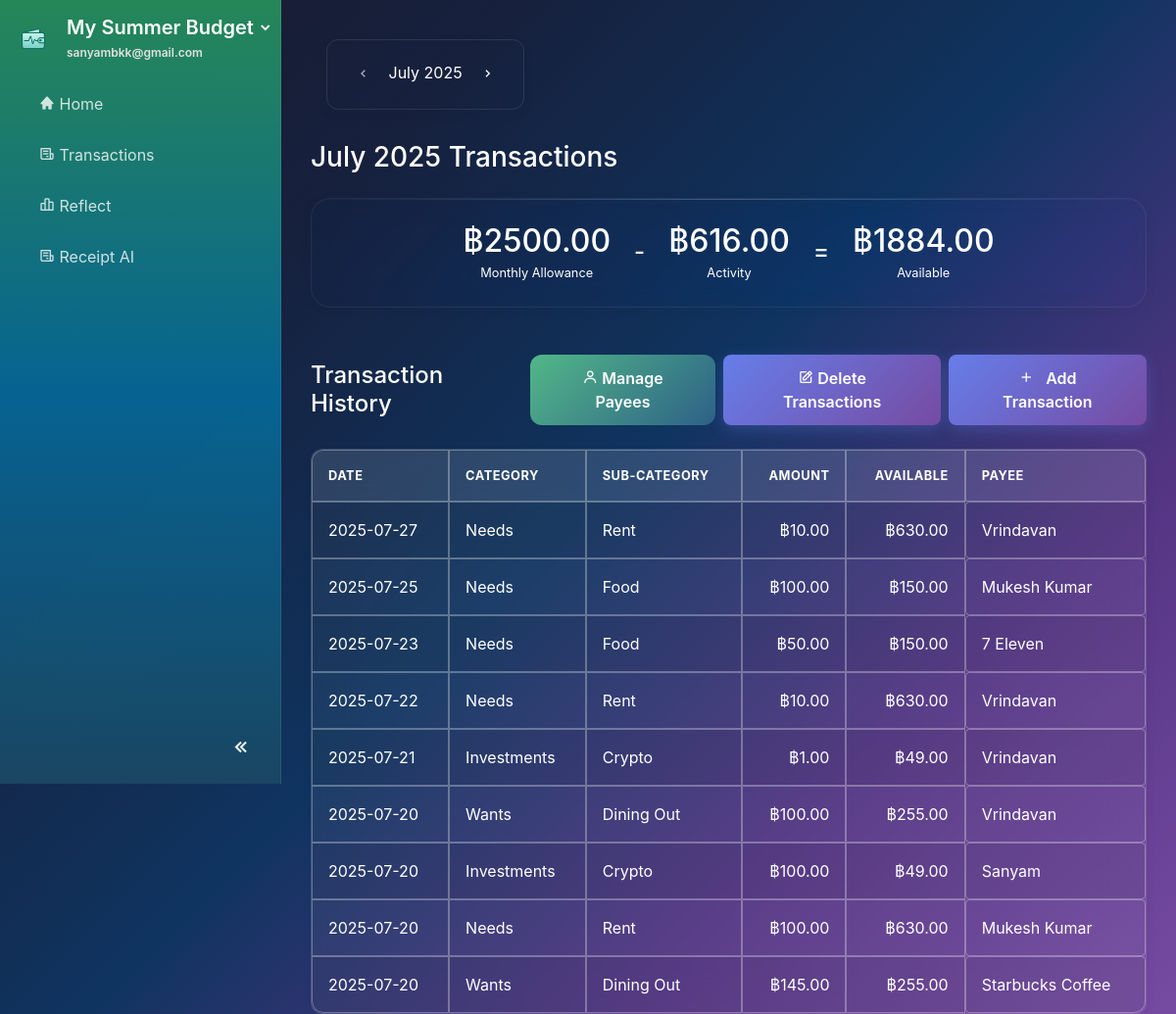
The app's page /transactions/2025/7 (signed in), older data.
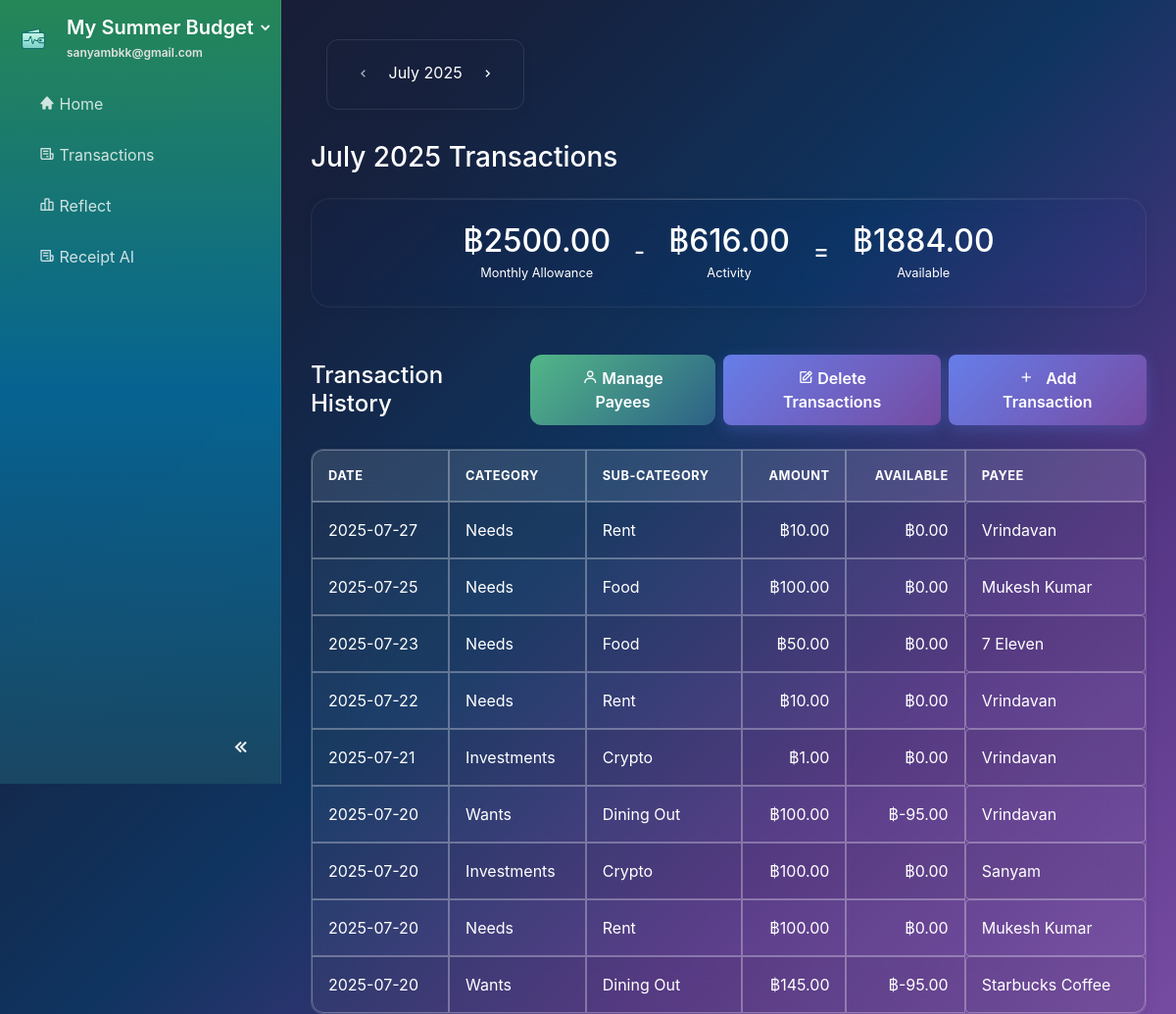
The same page, newer data.
### website/models.py (models this page shows, shortened)
class Plan(db.Model):
    id             = db.Column(db.Integer, primary_key=True)
    name           = db.Column(db.String(100), nullable=False)
    monthly_income = db.Column(db.Float)
    budget_pref    = db.Column(JSON)  # e.g., {"needs": 50, "wants": 30, "savings": 20}
    user_id        = db.Column(db.Integer, db.ForeignKey('user.id'), nullable=False)

class User(db.Model, UserMixin):
    id         = db.Column(db.Integer, primary_key=True)
    email      = db.Column(db.String(150), unique=True, nullable=False)
    password   = db.Column(db.String(150))
    first_name = db.Column(db.String(150))
    last_name  = db.Column(db.String(150))
    date_created = db.Column(db.DateTime(timezone=True), default=func.now())
    active_plan_id = db.Column(db.Integer, db.ForeignKey('plan.id'), nullable=True)
    profile_complete = db.Column(db.Boolean, default=False)
    theme = db.Column(db.String(50), nullable=False, default='system')
    notes = db.relationship('Note', backref='user', lazy=True)
    plans = db.relationship('Plan', foreign_keys=[Plan.user_id], backref='user', lazy=True, cascade="all, delete-orphan")
    active_plan = db.relationship('Plan', foreign_keys=[active_plan_id], post_update=True)

class Transaction(db.Model):
    id = db.Column(db.Integer, primary_key=True)
    description = db.Column(db.String(200), nullable=False)
    amount = db.Column(db.Float, nullable=False)
    transaction_date = db.Column(db.DateTime, nullable=False)
    category_id = db.Column(db.Integer, db.ForeignKey('budget_category.id'), nullable=False)
    payee_id = db.Column(db.Integer, db.ForeignKey('payee.id'), nullable=True)
    plan_id = db.Column(db.Integer, db.ForeignKey('plan.id'), nullable=False)
    created_date = db.Column(db.DateTime(timezone=True), default=func.now())
    source_type = db.Column(db.String(20), default='manual')  # 'manual', 'receipt'
    user_notes = db.Column(db.Text, nullable=True)  # User's payment notes for categorization
    plan = db.relationship('Plan', backref=db.backref('transactions', lazy=True, cascade="all, delete-orphan"))
    payee = db.relationship('Payee', backref=db.backref('transactions', lazy=True))

class BudgetCategory(db.Model):
    id = db.Column(db.Integer, primary_key=True)
    name = db.Column(db.String(100), nullable=False)
    icon = db.Column(db.String(50), default='bx-category')
    main_category = db.Column(db.String(50), nullable=False)  # 'needs', 'wants', 'bills', 'investments'
    assigned_amount = db.Column(db.Float, default=0.0)
    spent_amount = db.Column(db.Float, default=0.0)
    plan_id = db.Column(db.Integer, db.ForeignKey('plan.id'), nullable=False)
    created_date = db.Column(db.DateTime(timezone=True), default=func.now())
    plan = db.relationship('Plan', backref=db.backref('categories', lazy=True, cascade="all, delete-orphan"))
    transactions = db.relationship('Transaction', backref='category', lazy=True, cascade="all, delete-orphan")
    @property
    def available_amount(self):
        return self.assigned_amount - self.spent_amount

class Payee(db.Model):
    id = db.Column(db.Integer, primary_key=True)
    name = db.Column(db.String(100), nullable=False)
    plan_id = db.Column(db.Integer, db.ForeignKey('plan.id'), nullable=False)
    created_date = db.Column(db.DateTime(timezone=True), default=func.now())
    plan = db.relationship('Plan', backref=db.backref('payees', lazy=True, cascade="all, delete-orphan"))

### website/views.py (the view)
@views.route('/transactions/<int:year>/<int:month>')
@views.route('/transactions')
@login_required
def transactions(year=None, month=None):
    plan = current_user.active_plan
    if not plan:
        flash("No active plan found.", 'error')
        return redirect(url_for('views.home'))
    monthly_allowance = plan.monthly_income or 0.0
    if year is None or month is None:
        today = datetime.now()
        year, month = today.year, today.month
    try:
        display_date = datetime(year, month, 1)
    except ValueError:
        today = datetime.now()
        year, month = today.year, today.month
        display_date = datetime(year, month, 1)
    display_month_str = display_date.strftime('%B')
    start_of_month = datetime(year, month, 1)
    end_of_month = start_of_month + timedelta(days=32)
    end_of_month = datetime(end_of_month.year, end_of_month.month, 1)
    activity_sum = db.session.query(func.sum(Transaction.amount)).filter(
        Transaction.plan_id == plan.id,
        Transaction.transaction_date >= start_of_month,
        Transaction.transaction_date < end_of_month
    ).scalar() or 0.0
    activity_total = abs(activity_sum)  # Convert to positive value for display
    available = monthly_allowance - activity_total
    from dateutil.relativedelta import relativedelta
    prev_month_date = display_date - relativedelta(months=1)
    next_month_date = display_date + relativedelta(months=1)
    user_join_date = current_user.date_created or datetime.now()
    is_first_month = (display_date.year == user_join_date.year and display_date.month == user_join_date.month)
    can_go_prev = not is_first_month
    can_go_next = True  # Allow future months for transaction entry
    return render_template(
        'transactions.html',
        monthly_allowance=monthly_allowance,
        activity_total=activity_total,
        available=available,
        transactions=db.session.query(Transaction).filter(
            Transaction.plan_id==plan.id,
            Transaction.transaction_date>=start_of_month,
            Transaction.transaction_date<end_of_month
        ).order_by(Transaction.transaction_date.desc()).all(),
        payees=[{'id': p.id, 'name': p.name} for p in plan.payees],
        current_month=display_month_str,
        current_month_num=month,
        current_year=year,
        prev_month=prev_month_date.month,
        prev_year=prev_month_date.year,
        next_month=next_month_date.month,
        next_year=next_month_date.year,
        can_go_prev=can_go_prev,
        can_go_next=can_go_next
    )

### website/templates/transactions.html (shortened to what this page needs)
{% extends "base.html" %}
{% block content %}
<div class="container-fluid mt-4">
    <div class="top-bar">
        <div class="month-selector">
            {% if can_go_prev %}
                <a href="{{ url_for('views.transactions', year=prev_year, month=prev_month) }}" class="btn btn-nav"><i class='bx bx-chevron-left'></i></a>
            {% else %}
                <span class="btn btn-nav disabled"><i class='bx bx-chevron-left'></i></span>
            {% endif %}
            <span class="current-month">{{ current_month }} {{ current_year }}</span>
            {% if can_go_next %}
                <a href="{{ url_for('views.transactions', year=next_year, month=next_month) }}" class="btn btn-nav"><i class='bx bx-chevron-right'></i></a>
            {% else %}
                <span class="btn btn-nav disabled"><i class='bx bx-chevron-right'></i></span>
            {% endif %}
        </div>
    </div>
    <h3 class="page-title mb-4">{{ current_month }} {{ current_year }} Transactions</h3>
    <div class="card glass p-4 d-flex flex-row align-items-center justify-content-center balances-display mb-5">
        <div class="text-center mx-4 mb-3 mb-lg-0">
            <h2 class="text-success mb-0">฿{{ "%.2f"|format(monthly_allowance) }}</h2>
            <small class="text-muted">Monthly Allowance</small>
        </div>
        <div class="h4 mb-0 text-muted">-</div>
        <div class="text-center mx-4 mb-3 mb-lg-0">
            <h2 class="text-danger mb-0">฿{{ "%.2f"|format(activity_total) }}</h2>
            <small class="text-muted">Activity</small>
        </div>
        <div class="h4 mb-0 text-muted">=</div>
        <div class="text-center mx-4 mb-3 mb-lg-0">
            <h2 class="text-primary mb-0">฿{{ "%.2f"|format(available) }}</h2>
            <small class="text-muted">Available</small>
        </div>
    </div>
    <div class="d-flex justify-content-between align-items-center mb-4">
        <h4 class="mb-0">Transaction History</h4>
        <div class="d-flex gap-2">
            <button class="btn btn-primary mr-2" id="managePayeesBtn" data-toggle="modal" data-target="#managePayeesModal">
                <i class="bx bx-user"></i> Manage Payees
            </button>
            <button class="btn btn-primary mr-2" id="manageTransactionsBtn" data-toggle="modal" data-target="#manageTransactionsModal">
                <i class="bx bx-edit"></i> Delete Transactions
            </button>
            <button class="btn btn-primary" id="addTransactionBtn" data-toggle="modal" data-target="#addTransactionModal">
                <i class="bx bx-plus"></i> Add Transaction
            </button>
        </div>
    </div>
    <div class="transactions-table-container">
        <div class="table-responsive">
        <table id="transactionsTable" class="table table-striped table-bordered">
            <thead class="thead-light">
                <tr>
                    <th>Date</th>
                    <th>Category</th>
                    <th>Sub-Category</th>
                    <th class="text-right">Amount</th>
                    <th class="text-right">Available</th>
                    <th>Payee</th>
                </tr>
            </thead>
            <tbody>
                {% for tx in transactions %}
                <tr data-transaction-id="{{ tx.id }}">
                    <td>{{ tx.transaction_date.strftime('%Y-%m-%d') }}</td>
                    <td>{{ tx.category.main_category.capitalize() }}</td>
                    <td>{{ tx.category.name }}</td>
                    <td class="text-right">฿{{ "%.2f"|format(tx.amount|abs) }}</td>
                    <td class="text-right">฿{{ "%.2f"|format(tx.category.available_amount) }}</td>
                    <td class="payee-cell" role="button" tabindex="0" data-current-payee="{{ tx.payee.id if tx.payee else '' }}">
                        {{ tx.payee.name if tx.payee else 'Select…' }}
                    </td>
                </tr>
                {% endfor %}
            </tbody>
        </table>
        </div>
    </div>
</div>
{% endblock %}

### website/templates/base.html (shortened to what this page needs)
<!DOCTYPE html>
<html lang="en" data-initial-theme="{{ current_user.theme if current_user.is_authenticated else 'system' }}">
<head>
    <link rel="stylesheet" href="https://stackpath.bootstrapcdn.com/bootstrap/4.4.1/css/bootstrap.min.css"/>
    <link rel="stylesheet" href="https://stackpath.bootstrapcdn.com/font-awesome/4.7.0/css/font-awesome.min.css"/>
    <link href="https://unpkg.com/boxicons@2.1.4/css/boxicons.min.css" rel="stylesheet">
    <link href="{{ url_for('static', filename='css/general.css') }}" rel="stylesheet">
    <link href="{{ url_for('static', filename='css/sidebar.css') }}" rel="stylesheet">
    <link href="{{ url_for('static', filename='css/buttons.css') }}" rel="stylesheet">
    <link href="{{ url_for('static', filename='css/dashboard.css') }}" rel="stylesheet">
    <link href="{{ url_for('static', filename='css/auth.css') }}" rel="stylesheet">
    <link href="{{ url_for('static', filename='css/dark-theme.css') }}" rel="stylesheet">
    <link href="{{ url_for('static', filename='css/account_settings.css') }}" rel="stylesheet">
</head>
{% set hide_sidebar = hide_sidebar | default(false) %}
<body id="page-body" class="d-flex {{ '' if hide_sidebar else 'with-sidebar' }} {% block page_class %}{% endblock %}">
    {% if not hide_sidebar %}
    <nav id="sidebar" class="text-white flex-column">
        <div class="sidebar-header px-3 py-3">
            <div class="d-flex align-items-center">
                <img src="{{ url_for('static', filename='images/logo.png') }}" alt="App logo" class="logo-img mr-3">
                <div class="flex-grow-1">
                    <div class="dropdown">
                        <a id="planDropdown"
                            href="#"
                            class="dropdown-toggle text-white text-decoration-none"
                            data-toggle="dropdown"
                            aria-haspopup="true"
                            aria-expanded="false">
                            <h5 class="mb-0">
                                <span class="sidebar-text">{{ current_user.active_plan.name if current_user.active_plan else 'Create a Plan' }}</span>
                            </h5>
                            <i class="bx bxs-chevron-down toggle-arrow"></i>
                        </a>
                    </div>
                    <small class="email-white sidebar-text">{{ current_user.email }}</small>
                </div>
            </div>
        </div>
        <ul class="nav flex-column px-3">
            <li class="nav-item">
                <a class="nav-link {% if request.path == url_for('views.home') %}active{% endif %}" href="{{ url_for('views.home') }}">
                    <i class='bx bxs-home'></i> <span class="sidebar-text">Home</span>
                </a>
            </li>
            <li class="nav-item">
                <a class="nav-link {% if request.path == url_for('views.transactions') %}active{% endif %}" href="{{ url_for('views.transactions') }}">
                    <i class='bx bx-receipt'></i> <span class="sidebar-text">Transactions</span>
                </a>
            </li>
            <li class="nav-item">
                <a class="nav-link {% if request.path == url_for('views.reflect') %}active{% endif %}" href="{{ url_for('views.reflect') }}">
                    <i class='bx bx-bar-chart-alt-2'></i> <span class="sidebar-text">Reflect</span>
                </a>
            </li>
            <li class="nav-item">
                <a class="nav-link" href="{{ url_for('views.receipt_ai') }}">
                    <i class="bx bx-receipt"></i>
                    <span class="nav-text">Receipt AI</span>
                </a>
            </li>
        </ul>
        <div class="sidebar-footer">
            <button id="sidebar-toggle" class="btn btn-link">
                <i class='bx bx-chevrons-left'></i>
            </button>
        </div>
    </nav>
    {% endif %}
    <div id="content-wrapper" class="w-100">
        <div class="container-fluid">
            {% block content %} {% endblock %}
        </div>
    </div>
</body>
</html>

Row changes from the older to the newer data that the page shows:
changed BudgetCategory (number 1 of 4 on the later page): category.available_amount "630.00" → "0.00"
changed BudgetCategory (number 2 of 4 on the later page): category.available_amount "150.00" → "0.00"
changed BudgetCategory (number 3 of 4 on the later page): category.available_amount "49.00" → "0.00"
changed BudgetCategory (number 4 of 4 on the later page): category.available_amount "255.00" → "-95.00"
